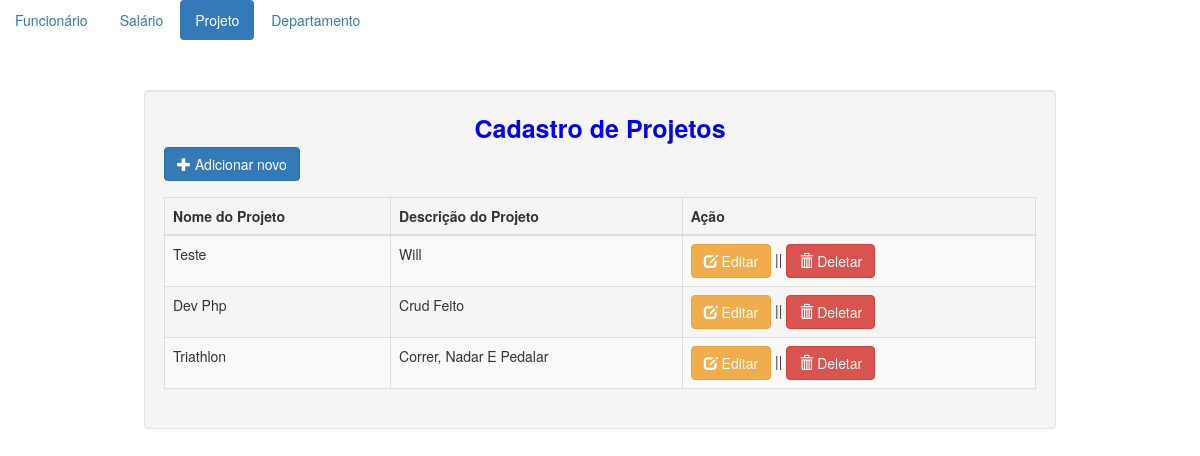
The app's page /projeto/index.php with its own data.
### tables this page shows
CREATE TABLE `projetos` (
  `id` int NOT NULL AUTO_INCREMENT,
  `nome` varchar(50) NOT NULL,
  `descricao` varchar(250) DEFAULT NULL,
  PRIMARY KEY (`id`)
);

### htdocs/projeto/index.php (the view, shortened to what this page needs)
<!DOCTYPE html>
<html>
<head>
	<link rel="stylesheet" href="https://maxcdn.bootstrapcdn.com/bootstrap/3.3.6/css/bootstrap.min.css" />
</head>
<body>
<ul class="nav nav-pills">
  <li role="presentation"><a href="/funcionario/index.php">Funcionário</a></li>
  <li role="presentation"><a href="/salario/index.php">Salário</a></li>
  <li role="presentation" class="active"><a href="/projeto/index.php">Projeto</a></li>
  <li role="presentation"><a href="/departamento/index.php">Departamento</a></li>
</ul>
<div class="container">
	<div style="height:50px;"></div>
	<div class="well" style="margin:auto; padding:auto; width:80%;">
	<span style="font-size:25px; color:blue"><center><strong>Cadastro de Projetos</strong></center></span>
		<span class="pull-left"><a href="#addnew" data-toggle="modal" class="btn btn-primary"><span class="glyphicon glyphicon-plus"></span> Adicionar novo</a></span>
		<div style="height:50px;"></div>
		<table class="table table-striped table-bordered table-hover">
			<thead>
				<th>Nome do Projeto</th>
				<th>Descrição do Projeto</th>
				<th>Ação</th>
			</thead>
			<tbody>
			<?php
				include('../conn.php');
				$query=mysqli_query($conn,"select * from projetos");
				while($row=mysqli_fetch_array($query)){
					?>
					<tr>
						<td><?php echo ucwords($row['nome']); ?></td>
						<td><?php echo ucwords($row['descricao']); ?></td>
						<td>
							<a href="#edit<?php echo $row['id']; ?>" data-toggle="modal" class="btn btn-warning"><span class="glyphicon glyphicon-edit"></span> Editar</a> ||
							<a href="#del<?php echo $row['id']; ?>" data-toggle="modal" class="btn btn-danger"><span class="glyphicon glyphicon-trash"></span> Deletar</a>
						</td>
					</tr>
					<?php
				}
			?>
			</tbody>
		</table>
	</div>
</div>
</body>
</html>

### records on screen
projetos: nome "Teste", descricao "Will"
projetos: nome "Dev Php", descricao "Crud Feito"
projetos: nome "Triathlon", descricao "Correr, Nadar E Pedalar"
